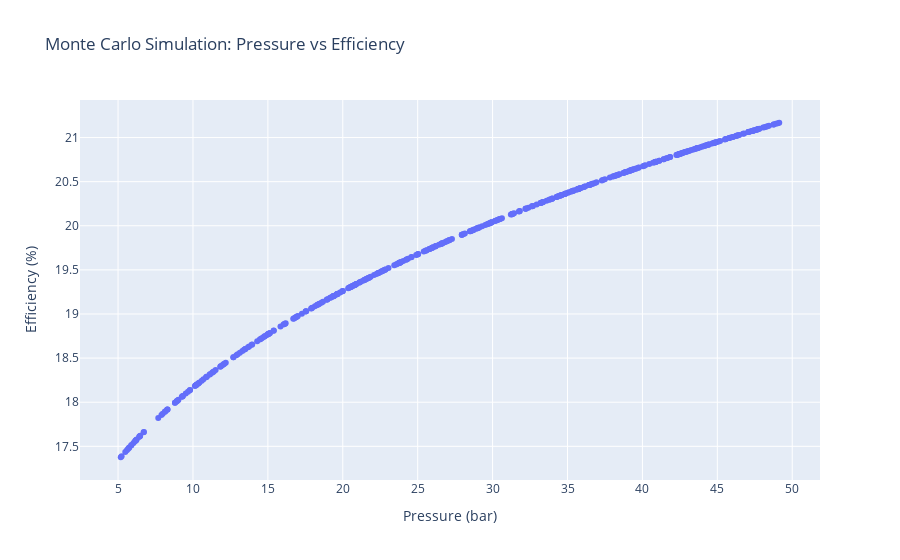

Notebook code for this chart:
### Markdown cell above
# Plotting Monte Carlo results

### Code cell
print(f"Max efficiency: {max_efficiency * 100:.2f} %")
print(
    f"Vapor inlet pressure for max efficiency: {pascal_to_bar(optimal_inlet_pressure):.2f} bar"
)

fig = go.Figure(
    data=go.Scatter(
        x=pascal_to_bar(pressures),
        y=system_efficiencies * 100,
        mode="markers",
    )
)
fig.update_layout(
    title="Monte Carlo Simulation: Pressure vs Efficiency",
    xaxis_title="Pressure (bar)",
    yaxis_title="Efficiency (%)",
)
fig.show()

### Figure 1 — Plotly figure (JSON) as saved in the notebook; plotly's stock layout.template omitted (floating-point values rounded to 4 significant figures; data arrays with more than 128 entries replaced by an {"elided": "..."} marker saying what was removed)
{"data": [{"mode": "markers", "type": "scatter", "x": {"elided": "476 float values"}, "y": {"elided": "476 float values"}}], "layout": {"title": {"text": "Monte Carlo Simulation: Pressure vs Efficiency"}, "xaxis": {"title": {"text": "Pressure (bar)"}}, "yaxis": {"title": {"text": "Efficiency (%)"}}}}
